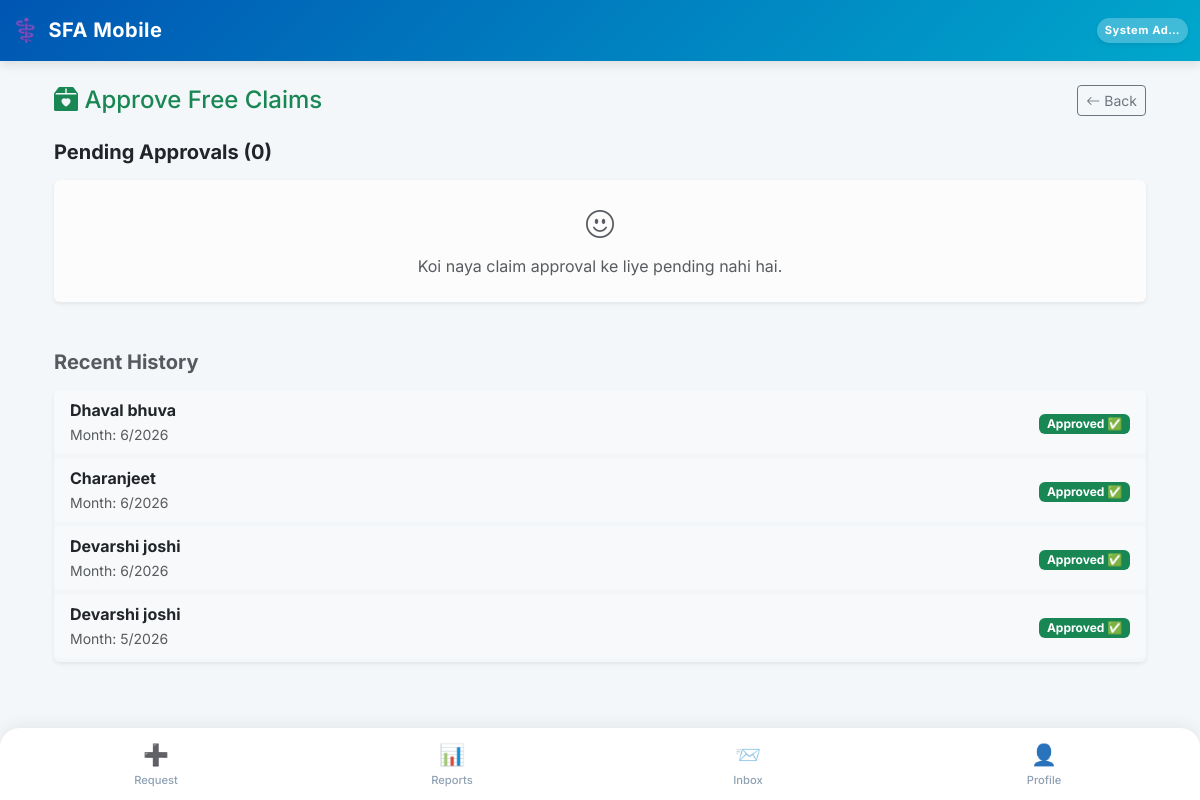
/reports/approve-free-claims/ (signed in), run on the app's committed database.
### SFA/models.py (models this page shows, shortened)
class Employee(models.Model):
    user = models.OneToOneField(User, on_delete=models.CASCADE, null=True, blank=True)
    company = models.ForeignKey(Company, on_delete=models.PROTECT, related_name='employees') # Already Correct
    DESIGNATION_CHOICES = [
        ('MR', 'Medical Representative'),
        ('ABM', 'Area Business Manager'),
        ('RBM', 'Regional Business Manager'),
        ('ZBM', 'Zonal Business Manager'),
        ('NSM', 'National Sales Manager'),
        ('Admin', 'System Administrator'),
    ]
    name = models.CharField(max_length=100)
    employee_code = models.CharField(max_length=50) # 🌟 FIX: unique=True HATA DIYA HAI
    designation = models.CharField(max_length=5, choices=DESIGNATION_CHOICES, default='MR')
    manager = models.ForeignKey('self', on_delete=models.SET_NULL, null=True, blank=True, related_name='subordinates')
    headquarter = models.ForeignKey(Territory, on_delete=models.SET_NULL, null=True, blank=True)
    phone = models.CharField(max_length=15)
    joining_date = models.DateField(default=timezone.now, help_text="Employee ki company join karne ki date. DCR calendar is date se aage hi banega, pehle ka nahi.")
    photo = models.ImageField(upload_to='employee_photos/', blank=True, null=True, help_text="Employee ki profile photo")
    address = models.TextField(blank=True, null=True, help_text="Employee ka home address")
    is_active = models.BooleanField(default=True, help_text="False matlab ye employee company chhod chuka hai ya inactive hai.")
    leaving_date = models.DateField(null=True, blank=True, help_text="Employee ke company chhodne ki tareekh.")
    dob = models.DateField(null=True, blank=True, verbose_name="Date of Birth")
    anniversary = models.DateField(null=True, blank=True, verbose_name="Marriage Anniversary")
    blood_group = models.CharField(max_length=10, blank=True, null=True)
    emergency_contact = models.CharField(max_length=15, blank=True, null=True)
    permanent_address = models.TextField(blank=True, null=True)
    father_name = models.CharField(max_length=100, blank=True, null=True)
    father_dob = models.DateField(null=True, blank=True)
    father_mobile = models.CharField(max_length=15, blank=True, null=True)
    father_occupation = models.CharField(max_length=100, blank=True, null=True)
    mother_name = models.CharField(max_length=100, blank=True, null=True)
    mother_dob = models.DateField(null=True, blank=True)
    mother_mobile = models.CharField(max_length=15, blank=True, null=True)
    mother_occupation = models.CharField(max_length=100, blank=True, null=True)
    spouse_name = models.CharField(max_length=100, blank=True, null=True)
    spouse_dob = models.DateField(null=True, blank=True)
    spouse_mobile = models.CharField(max_length=15, blank=True, null=True)
    spouse_occupation = models.CharField(max_length=100, blank=True, null=True)
    child1_name = models.CharField(max_length=100, blank=True, null=True)
    child1_dob = models.DateField(null=True, blank=True)
    child2_name = models.CharField(max_length=100, blank=True, null=True)
    child2_dob = models.DateField(null=True, blank=True)
    EMPLOYMENT_STATUS_CHOICES = [
        ('active', 'Active'),
        ('resigned', 'Resigned'),
        ('retired', 'Retired'),
        ('transferred', 'Transferred'),
        ('terminated', 'Terminated'),
        ('vacant', 'Vacant (Placeholder)'),   # 🌟 Dummy employee jab tak naya MR na aaye
        ('archived', 'Archived (Old Dummy)'), # 🌟 Dummy jiska kaam ho gaya, naye employee ko sab de diya
    ]
    employment_status = models.CharField(
        max_length=15, choices=EMPLOYMENT_STATUS_CHOICES, default='active',
        help_text="is_active sirf access/login control karta hai; ye field WAJAH/reason batata hai."
    )
    is_placeholder = models.BooleanField(
        default=False,
        help_text="True = ye ek 'Vacant_<HQ>' dummy employee hai, asli insaan nahi. Joint Work me normal employee jaisa hi treat hota hai (use individual hi maana jayega)."
    )
    class Meta:
        unique_together = ('company', 'employee_code')

class FreeQtyClaimMaster(models.Model):
    STATUS_CHOICES = [
        ('Draft', 'Draft'),
        ('Pending_Manager', 'Pending Manager Approval'),
        ('Pending_Admin', 'Pending Admin Approval'),
        ('Approved', 'Approved'),
        ('Rejected', 'Rejected')
    ]
    employee = models.ForeignKey('Employee', on_delete=models.CASCADE, related_name='free_claims')
    stockist = models.ForeignKey(Stockist, on_delete=models.CASCADE, null=True, blank=True)
    month = models.IntegerField()
    year = models.IntegerField()
    status = models.CharField(max_length=25, choices=STATUS_CHOICES, default='Draft')
    approved_by_managers = models.JSONField(default=list, blank=True)
    manager_remark = models.TextField(blank=True, null=True)
    admin_remark = models.TextField(blank=True, null=True)
    created_at = models.DateTimeField(auto_now_add=True)
    updated_at = models.DateTimeField(auto_now=True)
    class Meta:
        unique_together = ('employee', 'stockist', 'month', 'year')

### SFA/views/reports.py (the view, shortened to what this page needs)
# urls.py: path('reports/approve-free-claims/', reports.approve_free_claims_view, name='approve_free_claims'),
@employee_required
def approve_free_claims_view(request, employee):
    if employee.designation == 'MR':
        messages.error(request, "You do not have permission to access this page.")
        return redirect('request_hub')
    if employee.designation == 'Admin':
        pending_claims = FreeQtyClaimMaster.objects.filter(employee__company=employee.company, status='Pending_Admin').order_by('-created_at')
        history_claims = FreeQtyClaimMaster.objects.filter(employee__company=employee.company, status__in=['Approved', 'Rejected']).order_by('-updated_at')[:50]
    return render(request, 'approve_free_claims.html', {'pending_claims': pending_claims, 'history_claims': history_claims, 'is_admin': employee.designation == 'Admin'})

### SFA/context_processors.py (called while the page is built)
def notification_counts(request):
    if request.user.is_authenticated and hasattr(request.user, 'employee'):
        employee = request.user.employee
        return {
            'unread_notif_count': SystemNotification.objects.filter(
                employee=employee, is_read=False
            ).count(),
            'unread_msg_count': InternalMessage.objects.filter(
                receiver=employee, is_read=False
            ).count(),
        }
    return {
        'unread_notif_count': 0,
        'unread_msg_count': 0,
    }

### SFA/templates/approve_free_claims.html
{% extends 'base.html' %}
{% block content %}
<div class="container mt-4 mb-5">
    <div class="d-flex justify-content-between align-items-center mb-4">
        <h4 class="mb-0 text-success"><i class="bi bi-box2-heart-fill"></i> Approve Free Claims</h4>
        <a href="{% url 'request_hub' %}" class="btn btn-outline-secondary btn-sm"><i class="bi bi-arrow-left"></i> Back</a>
    </div>
    <h5 class="fw-bold mb-3">Pending Approvals ({{ pending_claims|length }})</h5>
    {% if pending_claims %}
        <div class="accordion mb-5" id="pendingAccordion">
            {% for claim in pending_claims %}
            <div class="accordion-item border-0 shadow-sm mb-3 rounded">
                <h2 class="accordion-header" id="heading{{ claim.id }}">
                    <button class="accordion-button collapsed rounded fw-bold" type="button" data-bs-toggle="collapse" data-bs-target="#collapse{{ claim.id }}">
                        {{ claim.employee.name }} ({{ claim.employee.designation }}) - {{ claim.month }}/{{ claim.year }}
                    </button>
                </h2>
                <div id="collapse{{ claim.id }}" class="accordion-collapse collapse" data-bs-parent="#pendingAccordion">
                    <div class="accordion-body bg-light">
                        <div class="table-responsive bg-white rounded shadow-sm mb-3">
                            <table class="table table-sm table-hover mb-0">
                                <thead class="table-light">
                                    <tr>
                                        <th>Stockist</th>
                                        <th>Product</th>
                                        <th class="text-center text-danger">Free Qty</th>
                                        <th class="text-end">Value</th>
                                    </tr>
                                </thead>
                                <tbody>
                                    {% for line in claim.claim_lines.all %}
                                    <tr>
                                        <td class="fw-bold small">{{ line.stockist.name }}</td>
                                        <td class="small">{{ line.product.name }}</td>
                                        <td class="text-center fw-bold text-danger">{{ line.total_free_qty }}</td>
                                        <td class="text-end fw-bold text-success">₹{{ line.claim_value }}</td>
                                    </tr>
                                    {% endfor %}
                                </tbody>
                            </table>
                        </div>
                        <form method="POST" class="d-flex align-items-center gap-2">
                            {% csrf_token %}
                            <input type="hidden" name="claim_id" value="{{ claim.id }}">
                            <input type="text" name="remark" class="form-control form-control-sm border-0 shadow-sm" placeholder="Add remark (optional)...">
                            <button type="submit" name="action" value="approve" class="btn btn-success btn-sm fw-bold px-3">
                                <i class="bi bi-check-circle"></i> Approve
                            </button>
                            <button type="submit" name="action" value="reject" class="btn btn-danger btn-sm fw-bold px-3">
                                <i class="bi bi-x-circle"></i> Reject
                            </button>
                        </form>
                    </div>
                </div>
            </div>
            {% endfor %}
        </div>
    {% else %}
        <div class="alert alert-light border-0 shadow-sm text-center py-4 mb-5 text-muted">
            <i class="bi bi-emoji-smile fs-3 d-block mb-2"></i> Koi naya claim approval ke liye pending nahi hai.
        </div>
    {% endif %}
    <h5 class="fw-bold mb-3 text-muted">Recent History</h5>
    <div class="list-group shadow-sm border-0">
        {% for claim in history_claims %}
            <div class="list-group-item d-flex justify-content-between align-items-center bg-light border-0 mb-1 rounded">
                <div>
                    <span class="fw-bold d-block">{{ claim.employee.name }}</span>
                    <small class="text-muted">Month: {{ claim.month }}/{{ claim.year }}</small>
                </div>
                <div>
                    {% if claim.status == 'Approved' %}
                        <span class="badge bg-success">Approved ✅</span>
                    {% elif claim.status == 'Rejected' %}
                        <span class="badge bg-danger">Rejected ❌</span>
                    {% else %}
                        <span class="badge bg-info text-dark">Sent to Admin ⏳</span>
                    {% endif %}
                </div>
            </div>
        {% empty %}
            <div class="text-muted small">Koi history nahi hai.</div>
        {% endfor %}
    </div>
</div>
{% endblock %}

### SFA/templates/base.html (shortened to what this page needs)
<!DOCTYPE html>
<html lang="en">
<head>
    <link href="https://cdn.jsdelivr.net/npm/bootstrap@5.3.0/dist/css/bootstrap.min.css" rel="stylesheet">
    <link href="https://cdn.jsdelivr.net/npm/bootstrap-icons@1.11.0/font/bootstrap-icons.css" rel="stylesheet">
</head>
<body>
    <nav class="navbar navbar-dark navbar-custom sticky-top">
        <div class="container-fluid py-1">
            <span class="navbar-brand mb-0 h1 d-flex align-items-center gap-2">
                <span style="font-size: 1.4rem;">⚕️</span> SFA Mobile
            </span>
            <div class="d-flex align-items-center gap-3">
                <span class="text-white fw-bold bg-white bg-opacity-25 px-2 py-1 rounded-pill shadow-sm" style="font-size: 0.70rem; letter-spacing: 0.5px;">
                    {{ request.user.employee.name|default:"Guest"|truncatechars:10 }}
                </span>
            </div>
        </div>
    </nav>
    <div class="container mt-4 mb-4">
        {% block content %}
        {% endblock %}
    </div>
    <div class="fixed-bottom bottom-nav d-flex justify-content-between align-items-center">
        <a href="{% url 'request_hub' %}" class="nav-item {% if request.resolver_match.url_name == 'request_hub' %}active{% endif %}">
            <span class="nav-icon">➕</span>Request
        </a>
        <a href="{% url 'view_hub' %}" class="nav-item {% if request.resolver_match.url_name == 'view_hub' or request.resolver_match.url_name == 'dcr_report' %}active{% endif %}">
            <span class="nav-icon">📊</span>Reports
        </a>
        <a href="{% url 'web_inbox' %}" class="nav-item {% if request.resolver_match.url_name == 'web_inbox' or request.resolver_match.url_name == 'web_compose' %}active{% endif %}">
            <span class="nav-icon position-relative">
                📨
            </span>Inbox
        </a>
        <a href="{% url 'profile' %}" class="nav-item {% if request.resolver_match.url_name == 'profile' %}active{% endif %}">
            <span class="nav-icon">👤</span>Profile
        </a>
    </div>
</body>
</html>

### SFA/templates/base.html (style rules this page uses)
:root { --pharma-primary: #0056b3; --pharma-secondary: #00a8cc; --bg-light: #f4f7f9; }
body { font-family: 'Inter', sans-serif; background-color: var(--bg-light); padding-bottom: 85px; }
.navbar-custom { background: linear-gradient(135deg, var(--pharma-primary), var(--pharma-secondary)); box-shadow: 0 4px 10px rgba(0,0,0,0.1); }
.navbar-brand { font-weight: 700; letter-spacing: 0.5px; }
.bottom-nav { background-color: #ffffff; border-top-left-radius: 20px; border-top-right-radius: 20px; box-shadow: 0 -4px 15px rgba(0,0,0,0.06); padding: 5px 8px; }
.nav-item { text-align: center; flex: 1; padding: 6px 0; color: #8fa0b3; font-size: 0.70rem; font-weight: 500; text-decoration: none; border-radius: 12px; transition: all 0.3s ease; }
.nav-icon { font-size: 1.3rem; display: block; margin-bottom: 2px; filter: grayscale(20%); }

### data on the page
FreeQtyClaimMaster: employee.name "Dhaval bhuva", month "6", year "2026", status "Approved ✅"
FreeQtyClaimMaster: employee.name "Charanjeet", month "6", year "2026", status "Approved ✅"
FreeQtyClaimMaster: employee.name "Devarshi joshi", month "6", year "2026", status "Approved ✅"
FreeQtyClaimMaster: employee.name "Devarshi joshi", month "5", year "2026", status "Approved ✅"

### other printed values
{{ request.user.employee.name|default:"Guest"|truncatechars:10 }} "System Ad…"
{{ pending_claims|length }} "0"
